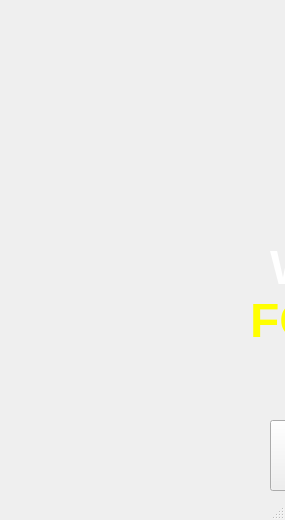
<?xml version="1.0" encoding="UTF-8"?>
<ui version="4.0">
 <class>MainWindow</class>
 <widget class="QMainWindow" name="MainWindow">
  <property name="geometry">
   <rect>
    <x>0</x>
    <y>0</y>
    <width>285</width>
    <height>520</height>
   </rect>
  </property>
  <property name="windowTitle">
   <string>MainWindow</string>
  </property>
  <widget class="QWidget" name="centralwidget">
   <widget class="QLabel" name="label">
    <property name="geometry">
     <rect>
      <x>0</x>
      <y>-10</y>
      <width>891</width>
      <height>671</height>
     </rect>
    </property>
    <property name="styleSheet">
     <string notr="true">this-&gt;setStyleSheet(
    &quot;QMainWindow {&quot;
    &quot;   background-image: url(:/images/weather.png);&quot;
    &quot;   background-repeat: no-repeat;&quot;
    &quot;   background-position: center;&quot;
    &quot;   background-attachment: fixed;&quot;
    &quot;   background-size: cover;&quot;
    &quot;}&quot;
);
</string>
    </property>
    <property name="text">
     <string/>
    </property>
    <property name="pixmap">
     <pixmap>weather.png</pixmap>
    </property>
   </widget>
   <widget class="QLabel" name="label_2">
    <property name="geometry">
     <rect>
      <x>270</x>
      <y>0</y>
      <width>241</width>
      <height>241</height>
     </rect>
    </property>
    <property name="styleSheet">
     <string notr="true">border-image: url(:/images/cloud.png);</string>
    </property>
    <property name="text">
     <string/>
    </property>
   </widget>
   <widget class="QLabel" name="label_3">
    <property name="geometry">
     <rect>
      <x>270</x>
      <y>240</y>
      <width>291</width>
      <height>51</height>
     </rect>
    </property>
    <property name="text">
     <string>&lt;html&gt;&lt;head/&gt;&lt;body&gt;&lt;p&gt;&lt;span style=&quot; font-size:36pt; font-weight:700; color:#ffffff;&quot;&gt;WEATHER &lt;/span&gt;&lt;/p&gt;&lt;/body&gt;&lt;/html&gt;</string>
    </property>
   </widget>
   <widget class="QLabel" name="label_4">
    <property name="geometry">
     <rect>
      <x>250</x>
      <y>290</y>
      <width>281</width>
      <height>61</height>
     </rect>
    </property>
    <property name="text">
     <string>&lt;html&gt;&lt;head/&gt;&lt;body&gt;&lt;p&gt;&lt;span style=&quot; font-size:36pt; font-weight:700; color:#ffff00;&quot;&gt;FORECASTS&lt;/span&gt;&lt;/p&gt;&lt;/body&gt;&lt;/html&gt;</string>
    </property>
   </widget>
   <widget class="QPushButton" name="pushButton">
    <property name="geometry">
     <rect>
      <x>270</x>
      <y>420</y>
      <width>221</width>
      <height>71</height>
     </rect>
    </property>
    <property name="styleSheet">
     <string notr="true">ui-&gt;pushButton-&gt;setText(&quot;Welcome&quot;);
ui-&gt;pushButton-&gt;setStyleSheet(
    &quot;QPushButton {&quot;
    &quot;    background-color: #ffccff;&quot;      // Light pink background
    &quot;    color: #660066;&quot;                 // Dark purple text
    &quot;    font-size: 24pt;&quot;
    &quot;    font-weight: bold;&quot;
    &quot;    border: 3px solid #ff99cc;&quot;      // Pink border
    &quot;    border-radius: 30px;&quot;            // Oval shape
    &quot;    padding: 10px 20px;&quot;
    &quot;}&quot;
    &quot;QPushButton:hover {&quot;
    &quot;    background-color: #ffe6f0;&quot;      // Lighter on hover
    &quot;    border-color: #ff66b2;&quot;
    &quot;}&quot;
);
</string>
    </property>
    <property name="text">
     <string>Welcome</string>
    </property>
   </widget>
  </widget>
  <widget class="QMenuBar" name="menubar">
   <property name="geometry">
    <rect>
     <x>0</x>
     <y>0</y>
     <width>285</width>
     <height>18</height>
    </rect>
   </property>
  </widget>
  <widget class="QStatusBar" name="statusbar"/>
 </widget>
 <resources/>
 <connections/>
</ui>
